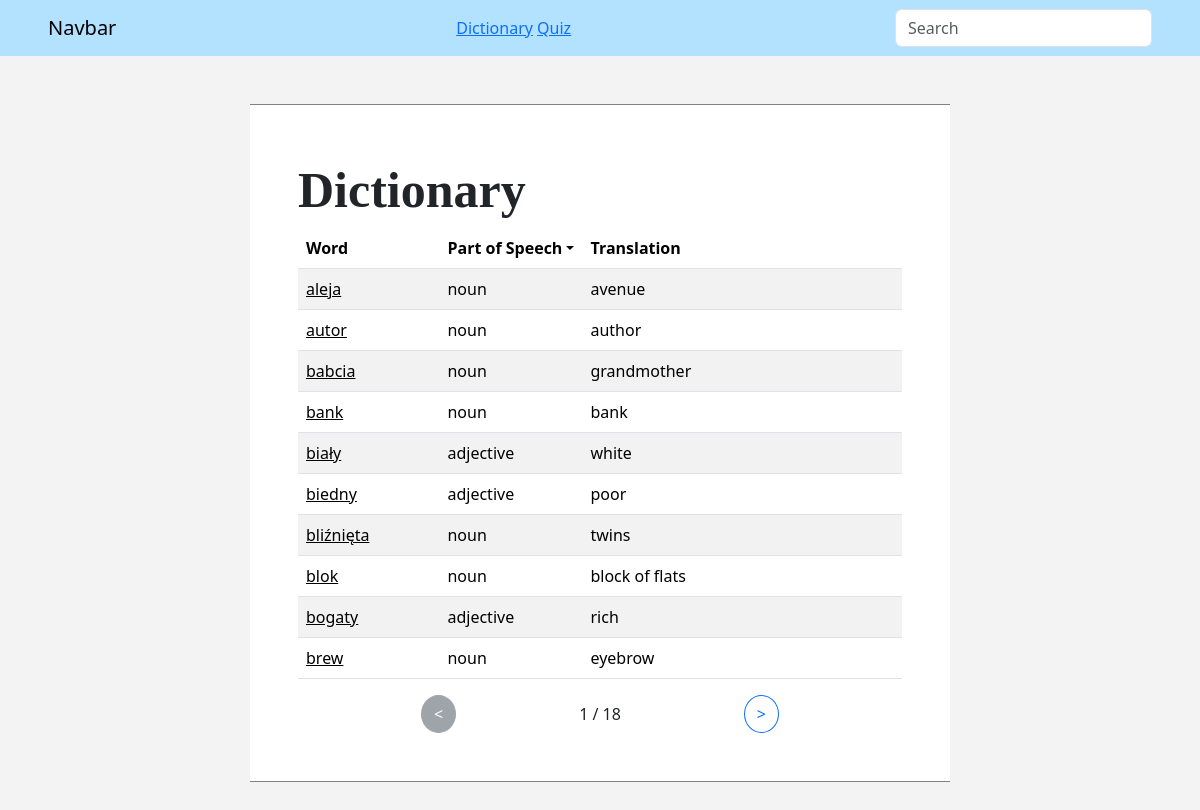
The page /dictionary on the database its author committed.
### myapp/models.py (models this page shows)
class Word(models.Model):
    class Meta:
        ordering = ["id"]
    PART_OF_SPEECH = (
        ("N", "Noun"),
        ("V", "Verb"),
        ("Adj", "Adjective"),
        ("Adv", "Adverb"),
        ("Exp", "Expression"),
    )
    GENDER = (
        ("M", "Masculine"),
        ("F", "Feminine"),
        ("N", "Neuter"),
        ("V", "Virile"),
        ("NV", "Non-virile"),
    )
    NUMBER = (
        ("SG", "Singular"),
        ("PL", "Plural"),
    )
    CLASS = (
        ("I", "I"),
        ("II", "II"),
        ("III", "III"),
        ("IV", "IV"),
        ("IRR", "Irregular"),
    )
    CASES = (
        ("Nom", "Nominative"),
        ("Gen", "Genitive"),
        ("Dat", "Dative"),
        ("Acc", "Accusative"),
        ("Instr", "Instrumental"),
        ("Loc", "Locative"),
        ("Voc", "Vocative"),
    )
    id = models.AutoField(primary_key=True)
    name = models.CharField(max_length=200)
    translation = models.CharField(max_length=200)
    part_of_speech = models.CharField(max_length=3, choices=PART_OF_SPEECH)
    gender = models.CharField(max_length=200, choices=GENDER, blank=True, null=True)
    number = models.CharField(max_length=10, choices=NUMBER, blank=True, null=True)
    verb_class = models.CharField(max_length=3, choices=CLASS, blank=True, null=True)
    required_cases = MultiSelectField(
        max_length=100, choices=CASES, max_choices=3, blank=True, null=True
    )

### myapp/views.py (the view)
# urls.py: path("dictionary", views.dictionary, name="dictionary"),
def dictionary(request):
    if not len(request.GET):
        try:
            del request.session["previous_filter"]
        except:
            pass
    pos = {pos[1]: pos[0] for pos in Word.PART_OF_SPEECH}
    def retrieve_data(filter):
        if filter in list(pos.keys()):
            return Word.objects.filter(part_of_speech=pos[filter]).order_by(
                Lower("name")
            )
        else:
            return Word.objects.all().order_by(Lower("name"))
    page = request.GET.get("page")
    pos_filter = request.GET.get("pos")
    if pos_filter == None:
        pos_filter = request.session.pop("previous_filter", None)
    words_list = retrieve_data(pos_filter)
    p = Paginator(words_list, 10)
    words = p.get_page(page)
    request.session["previous_filter"] = pos_filter
    return render(
        request,
        "dictionary.html",
        {"words": words, "parts_of_speech": pos.keys},
    )

### myapp/templates/dictionary.html (shortened to what this page needs)
{% extends "base.html" %}
{% load static %}
{% block extra_css %}
    <link rel="stylesheet" href="{% static 'css/word_definition.css' %}">
    <link rel="stylesheet" href="{% static 'css/quiz.css' %}">
{% endblock extra_css %}
{% block content %}
    <head>
    </head>
    <p class="title">Dictionary</p>
    <table class="table table-striped table-hover">
        <thead>
            <tr>
                <th class="col-3">Word</th>
                <th class="col-2">
                    <div class="dropdown">
                        <a class="text-reset text-decoration-none text-dark dropdown-toggle"
                           type="button"
                           data-bs-toggle="dropdown"
                           aria-expanded="false">Part of Speech</a>
                    </div>
                </th>
                <th class="col-7">Translation</th>
            </tr>
        </thead>
        <tbody>
            {% for word in words %}
                <tr>
                    <td>
                        <a class="text-reset text-dark"
                           href="{% url "definition" %}?definition={{ word.name }}">{{ word.name }}</a>
                    </td>
                    <td>{{ word.get_part_of_speech_display|lower }}</td>
                    <td class="word-dictionary-translation-cell">{{ word.translation }}</td>
                </tr>
            {% endfor %}
        </tbody>
    </table>
    <div class="d-flex justify-content-evenly align-items-center">
        {% if words.has_previous %}
            <a href="?page={{ words.previous_page_number }}"
               class="btn btn-outline-primary rounded-circle">&lt;</a>
        {% else %}
            <a class="btn btn-secondary disabled rounded-circle">&lt;</a>
        {% endif %}
        <div>{{ words.number }} / {{ words.paginator.num_pages }}</div>
        {% if words.has_next %}
            <a href="?page={{ words.next_page_number }}"
               class="btn btn-outline-primary rounded-circle">&gt;</a>
        {% else %}
            <a class="btn btn-secondary disabled rounded-circle">&gt;</a>
        {% endif %}
    </div>
{% endblock content %}

### myapp/static/css/base.css (style rules this page uses)
body { background-color: rgb(243, 243, 243); }
.title { font-family: 'Times New Roman', Times, serif; font-weight: 900; font-size: 50px; padding: 0px; margin: 0px; }

### myapp/templates/dictionary.html (style rules this page uses)
.word-dictionary-translation-cell { max-width: 0px !important; white-space: nowrap !important; overflow: hidden !important; text-overflow: ellipsis !important; }

### rows shown on the page
Word: name "aleja", part_of_speech "noun", translation "avenue"
Word: name "autor", part_of_speech "noun", translation "author"
Word: name "babcia", part_of_speech "noun", translation "grandmother"
Word: name "bank", part_of_speech "noun", translation "bank"
Word: name "biały", part_of_speech "adjective", translation "white"
Word: name "biedny", part_of_speech "adjective", translation "poor"
Word: name "bliźnięta", part_of_speech "noun", translation "twins"
Word: name "blok", part_of_speech "noun", translation "block of flats"
Word: name "bogaty", part_of_speech "adjective", translation "rich"
Word: name "brew", part_of_speech "noun", translation "eyebrow"

### other values the page prints
{{ words.number }} "1"
{{ words.paginator.num_pages }} "18"
